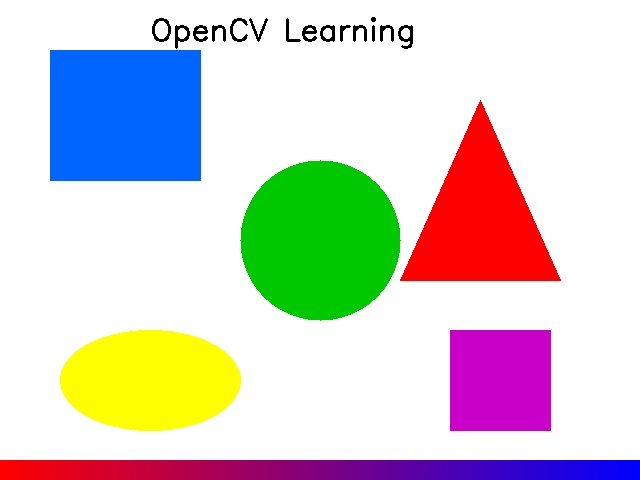
#> input picture image_processing/assets/sample.jpg, 640 x 480 px
$ python ex4_grayscale.py
#> lines starting #> are read from the running program, lines starting #| are printed output that depends on the picture
# -*- coding: utf-8 -*-
"""
Bài Tập 4: Chuyển Ảnh Sang Grayscale
Mục tiêu: Hiểu cách chuyển đổi không gian màu và sự khác nhau giữa các kênh

- Grayscale = ảnh xám, chỉ có 1 kênh (0-255)
- Công thức: Y = 0.299*R + 0.587*G + 0.114*B
- Mắt người nhạy nhất với màu xanh lá → trọng số G lớn nhất
"""

import cv2          # Thư viện xử lý ảnh
import numpy as np  # Thư viện tính toán ma trận
import os           # Thao tác file

def main():
    # Đọc ảnh mẫu
    img_path = os.path.join(os.path.dirname(__file__), "..", "..", "assets", "sample.jpg")
    img = cv2.imread(img_path)
#> img is the input picture: shape (480, 640, 3); mean B, G, R 205.3, 208.6, 212.9

    if img is None:
        print("[LOI] Khong the doc anh! Hay chay sample_generator.py truoc.")
        return

    print("=" * 50)
    print("  BAI TAP 4: CHUYEN ANH SANG GRAYSCALE")
    print("=" * 50)

    # === CÁCH 1: Dùng cvtColor (phổ biến nhất) ===
    # cv2.cvtColor() chuyển đổi giữa các không gian màu
    # BGR2GRAY áp dụng công thức: Y = 0.299*R + 0.587*G + 0.114*B
    # (trung bình có trọng số - mắt người nhạy nhất với xanh lá)
    gray = cv2.cvtColor(img, cv2.COLOR_BGR2GRAY)
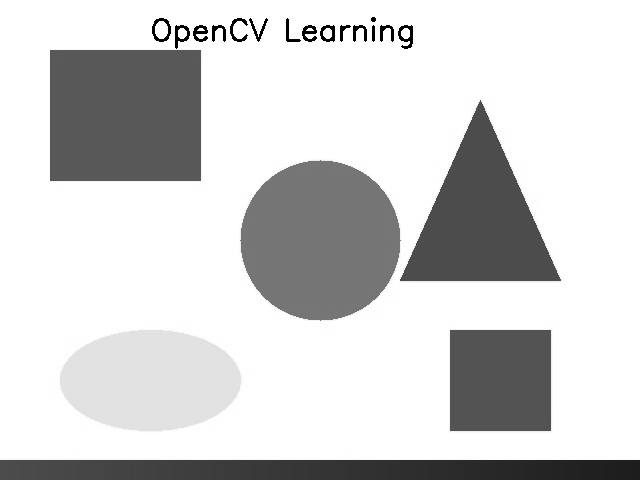
#> gray: shape (480, 640); min 0, max 255, mean 209.5

    print(f"\n[1] cvtColor (BGR -> GRAY)")
    print(f"    Anh goc       : shape = {img.shape}, dtype = {img.dtype}")
#|     Anh goc       : shape = (480, 640, 3), dtype = uint8
    print(f"    Anh grayscale : shape = {gray.shape}, dtype = {gray.dtype}")
#|     Anh grayscale : shape = (480, 640), dtype = uint8
    print(f"    -> Tu 3 channels (BGR) xuong 1 channel (do sang)")

    # So sánh giá trị pixel trước và sau
    print(f"\n    Pixel goc [0][0]  : B={img[0][0][0]}, G={img[0][0][1]}, R={img[0][0][2]}")
#|     Pixel goc [0][0]  : B=255, G=255, R=255
    print(f"    Pixel gray [0][0] : {gray[0][0]}")
#|     Pixel gray [0][0] : 255
    print(f"    (Tinh: 0.299*{img[0][0][2]} + 0.587*{img[0][0][1]} + 0.114*{img[0][0][0]} ~= {gray[0][0]})")
#|     (Tinh: 0.299*255 + 0.587*255 + 0.114*255 ~= 255)

    # === CÁCH 2: Đọc ảnh trực tiếp dạng grayscale ===
    # Truyền IMREAD_GRAYSCALE khi đọc file → ảnh chỉ có 1 kênh
    gray_direct = cv2.imread(img_path, cv2.IMREAD_GRAYSCALE)
#> gray_direct: shape (480, 640); min 0, max 255, mean 209.7
    print(f"\n[2] Doc truc tiep bang IMREAD_GRAYSCALE:")
    print(f"    shape = {gray_direct.shape}")
#|     shape = (480, 640)

    # === CÁCH 3: Tự tính bằng công thức (hiểu bản chất) ===
    # cv2.split() tách ảnh thành 3 kênh riêng biệt
    b, g, r = cv2.split(img)
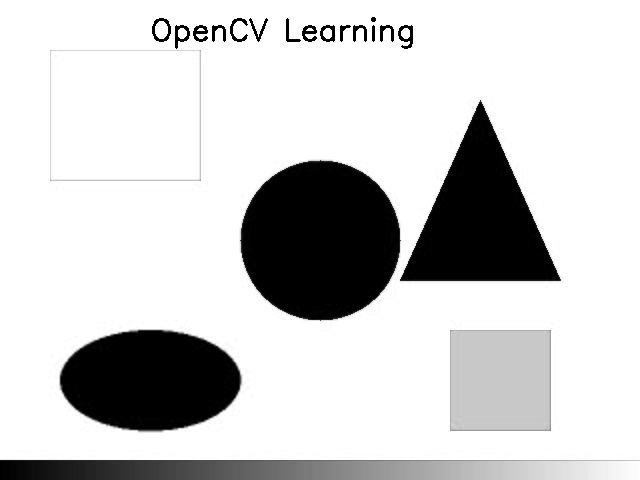
#> b: shape (480, 640); min 0, max 255, mean 205.3
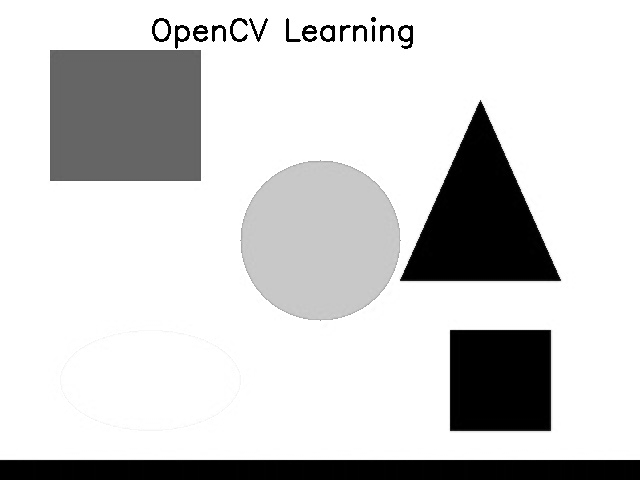
#> g: shape (480, 640); min 0, max 255, mean 208.6
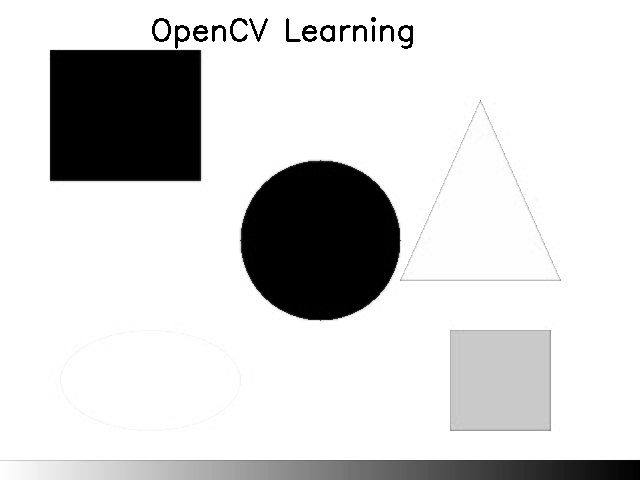
#> r: shape (480, 640); min 0, max 255, mean 212.9

    # Áp dụng công thức chuyển đổi thủ công
    gray_manual = (0.299 * r + 0.587 * g + 0.114 * b).astype(np.uint8)
    print(f"\n[3] Tu tinh bang cong thuc:")
    print(f"    Y = 0.299*R + 0.587*G + 0.114*B")
    print(f"    shape = {gray_manual.shape}")
#|     shape = (480, 640)

    # === HIỂN THỊ TỪNG KÊNH MÀU ===
    # Mỗi kênh là ảnh grayscale riêng:
    # - Kênh B: sáng ở vùng màu xanh dương
    # - Kênh G: sáng ở vùng màu xanh lá
    # - Kênh R: sáng ở vùng màu đỏ
    print(f"\n[4] Cac kenh mau rieng le:")
    print(f"    Blue  channel: shape = {b.shape}")
#|     Blue  channel: shape = (480, 640)
    print(f"    Green channel: shape = {g.shape}")
#|     Green channel: shape = (480, 640)
    print(f"    Red   channel: shape = {r.shape}")
#|     Red   channel: shape = (480, 640)

    # Hiển thị ảnh gốc và grayscale
    cv2.imshow("Original (BGR)", img)
    cv2.imshow("Grayscale (cvtColor)", gray)

    # Ghép 3 kênh cạnh nhau để so sánh
    # Phải chuyển GRAY→BGR vì imshow cần 3 kênh để hiển thị
    channels = cv2.hconcat([
        cv2.cvtColor(b, cv2.COLOR_GRAY2BGR),  # Kênh Blue
        cv2.cvtColor(g, cv2.COLOR_GRAY2BGR),  # Kênh Green
        cv2.cvtColor(r, cv2.COLOR_GRAY2BGR),  # Kênh Red
    ])
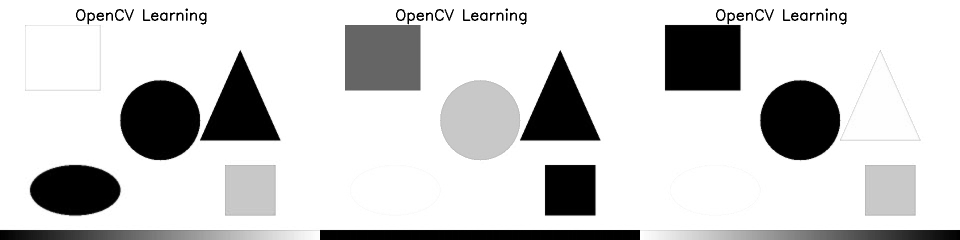
#> channels: shape (480, 1920, 3) (shown at 1/2 size); min 0, max 255, mean 209
    cv2.imshow("Channels: B | G | R", channels)

    print(f"\n[*] Dang hien thi anh. Nhan phim bat ky de dong.")
    cv2.waitKey(0)
    cv2.destroyAllWindows()

    # Lưu kết quả
    output_dir = os.path.join(os.path.dirname(__file__), "..", "..", "output")
    os.makedirs(output_dir, exist_ok=True)
    cv2.imwrite(os.path.join(output_dir, "ex4_grayscale.jpg"), gray)
    print(f"\n[DONE] Da luu ket qua vao thu muc output/")


if __name__ == "__main__":
    main()
